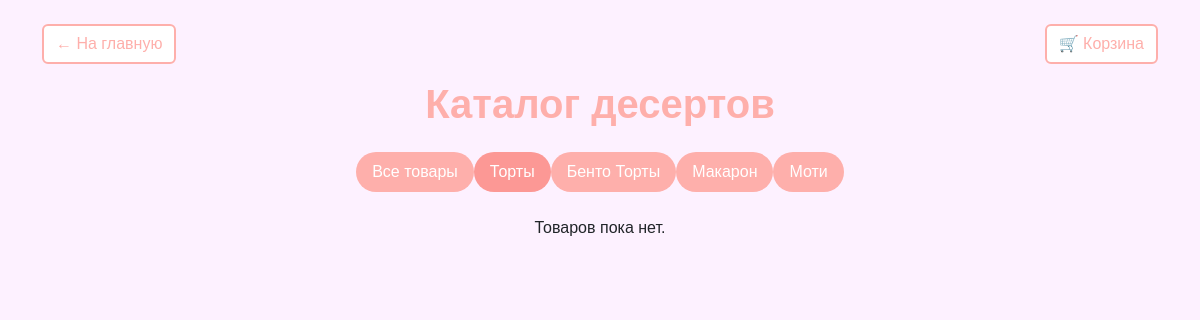
Page /torty/ on the earlier database version.
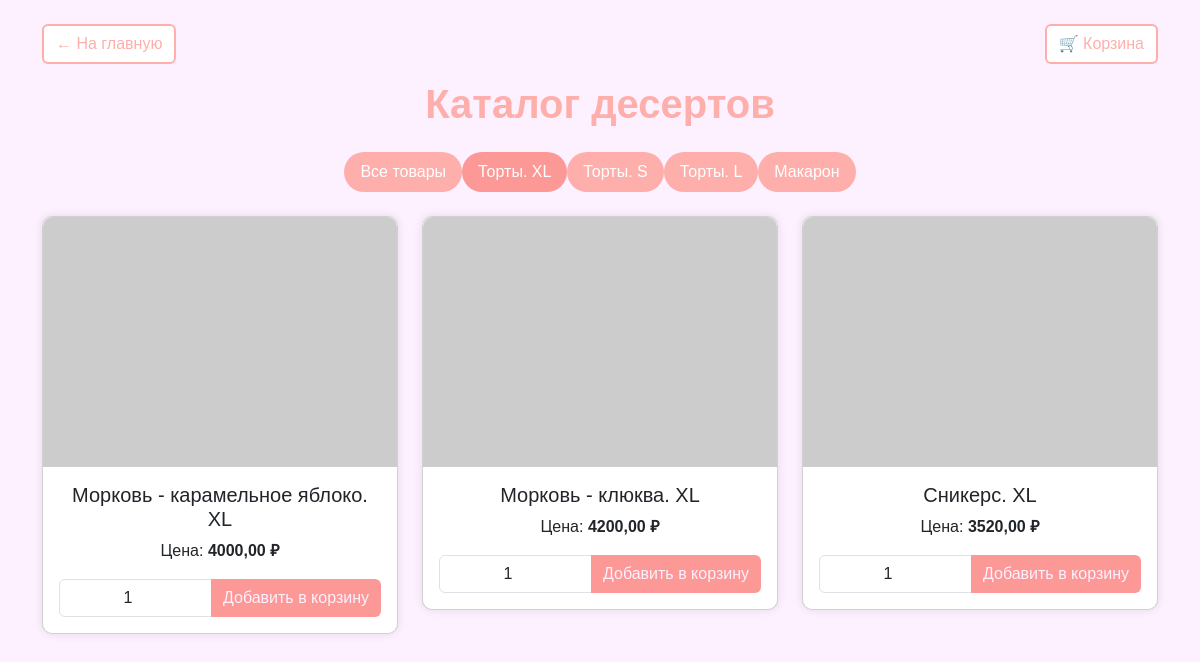
Same page on the later database version.
### shop/models.py (models this page shows, shortened)
class Category(models.Model):
    name = models.CharField(max_length=100, unique=True, verbose_name="Название")
    slug = models.SlugField(max_length=100, unique=True, verbose_name="URL")
    class Meta:
        verbose_name = "Категория"
        verbose_name_plural = "Категории"

class Product(models.Model):
    category = models.ForeignKey(
        Category,
        on_delete=models.CASCADE,
        related_name="products",
        verbose_name="Категория",
    )
    name = models.CharField(max_length=150, verbose_name="Название")
    slug = models.SlugField(max_length=150, unique=True, verbose_name="URL")
    description = models.TextField(blank=True, verbose_name="Описание")
    price = models.DecimalField(max_digits=8, decimal_places=2, verbose_name="Цена")
    image = models.ImageField(
        upload_to="products/", blank=True, verbose_name="Изображение"
    )
    min_order_quantity = models.PositiveIntegerField(
        default=1, verbose_name="Минимальное количество для заказа"
    )
    created_at = models.DateTimeField(auto_now_add=True, verbose_name="Дата добавления")
    class Meta:
        verbose_name = "Товар"
        verbose_name_plural = "Товары"
        ordering = ["-created_at"]

### shop/views.py (the view)
# urls.py: path("<slug:category_slug>/", product_list, name="product_list_by_category"),
def product_list(request, category_slug=None):
    category = None
    categories = Category.objects.all()
    products = Product.objects.all()
    if category_slug:
        category = get_object_or_404(Category, slug=category_slug)
        products = products.filter(category=category)
    return render(
        request,
        "shop/product_list.html",
        {
            "category": category,
            "categories": categories,
            "products": products,
        },
    )

### shop/templates/shop/product_list.html (shortened to what this page needs)
<!DOCTYPE html>
<html lang="ru">
<head>
    <link href="https://cdn.jsdelivr.net/npm/bootstrap@5.3.0/dist/css/bootstrap.min.css" rel="stylesheet">
</head>
<body class="container mt-4">
    <div class="d-flex justify-content-between">
        <a href="{% url 'home' %}" class="btn btn-secondary mb-3">← На главную</a>
        <a href="{% url 'cart_detail' %}" class="btn btn-secondary mb-3 ms-auto">🛒 Корзина</a>
    </div>
    <h1 class="mb-4">Каталог десертов</h1>
    <ul class="nav nav-pills justify-content-center mb-4">
        <li class="nav-item">
            <a class="nav-link {% if not category %}active{% endif %}" href="{% url 'product_list' %}">Все товары</a>
        </li>
        {% for c in categories %}
            <li class="nav-item">
                <a class="nav-link {% if category == c %}active{% endif %}"
                   href="{% url 'product_list_by_category' category_slug=c.slug %}">
                    {{ c.name }}
                </a>
            </li>
        {% endfor %}
    </ul>
    <div class="row">
        {% for product in products %}
            <div class="col-md-4 mb-4">
                <div class="card">
                    {% if product.image %}
                        <img src="{{ product.image.url }}" class="card-img-top" alt="{{ product.name }}">
                    {% else %}
                        <img src="https://via.placeholder.com/300" class="card-img-top" alt="Нет фото">
                    {% endif %}
                    <div class="card-body text-center">
                        <h5 class="card-title">
                            <a href="{% url 'product_detail' product_slug=product.slug %}" class="text-decoration-none text-dark">
                                {{ product.name }}
                            </a>
                        </h5>
                        <p class="card-text">Цена: <strong>{{ product.price }} ₽</strong></p>
                        <form action="{% url 'cart_add' product.id %}" method="post" class="add-to-cart-form">
                            <div class="input-group">
                                <input type="number" name="quantity" class="form-control text-center"
                                       min="{{ product.min_order_quantity }}"
                                       value="{{ product.min_order_quantity }}"
                                       required>
                                <button type="submit" class="btn btn-cart">Добавить в корзину</button>
                            </div>
                        </form>
                    </div>
                </div>
            </div>
        {% empty %}
            <p class="text-center">Товаров пока нет.</p>
        {% endfor %}
    </div>
</body>
</html>

### shop/templates/shop/product_list.html (style rules this page uses)
body { font-family: Arial, sans-serif; background-color: #fdf1ff; }
h1 { color: #feafab; font-weight: bold; text-align: center; }
.btn-secondary { background-color: #ffffff; color: #feafab; border: 2px solid #feafab; }
.btn-cart { background-color: #fc9895; color: #fdf1ff; border: none; }
.nav-pills .nav-link { background-color: #feafab; color: white; border-radius: 20px; }
.nav-pills .nav-link.active { background-color: #fc9895; }
.card { border-radius: 10px; box-shadow: 0 0 10px rgba(0, 0, 0, 0.1); }
.card-img-top { border-top-left-radius: 10px; border-top-right-radius: 10px; max-height: 250px; object-fit: cover; }

Differences in the rows shown:
removed Category: name "Моти"
changed Category: name "Торты" → "Торты. XL"
changed Category: name "Бенто Торты" → "Торты. S"
added Category: name "Торты. L"
added Product: name "Морковь - карамельное яблоко. XL", price "4000,00", quantity "1"
added Product: name "Морковь - клюква. XL", price "4200,00", quantity "1"
added Product: name "Сникерс. XL", price "3520,00", quantity "1"
Other differences:
text no longer shown: "Товаров пока нет."
